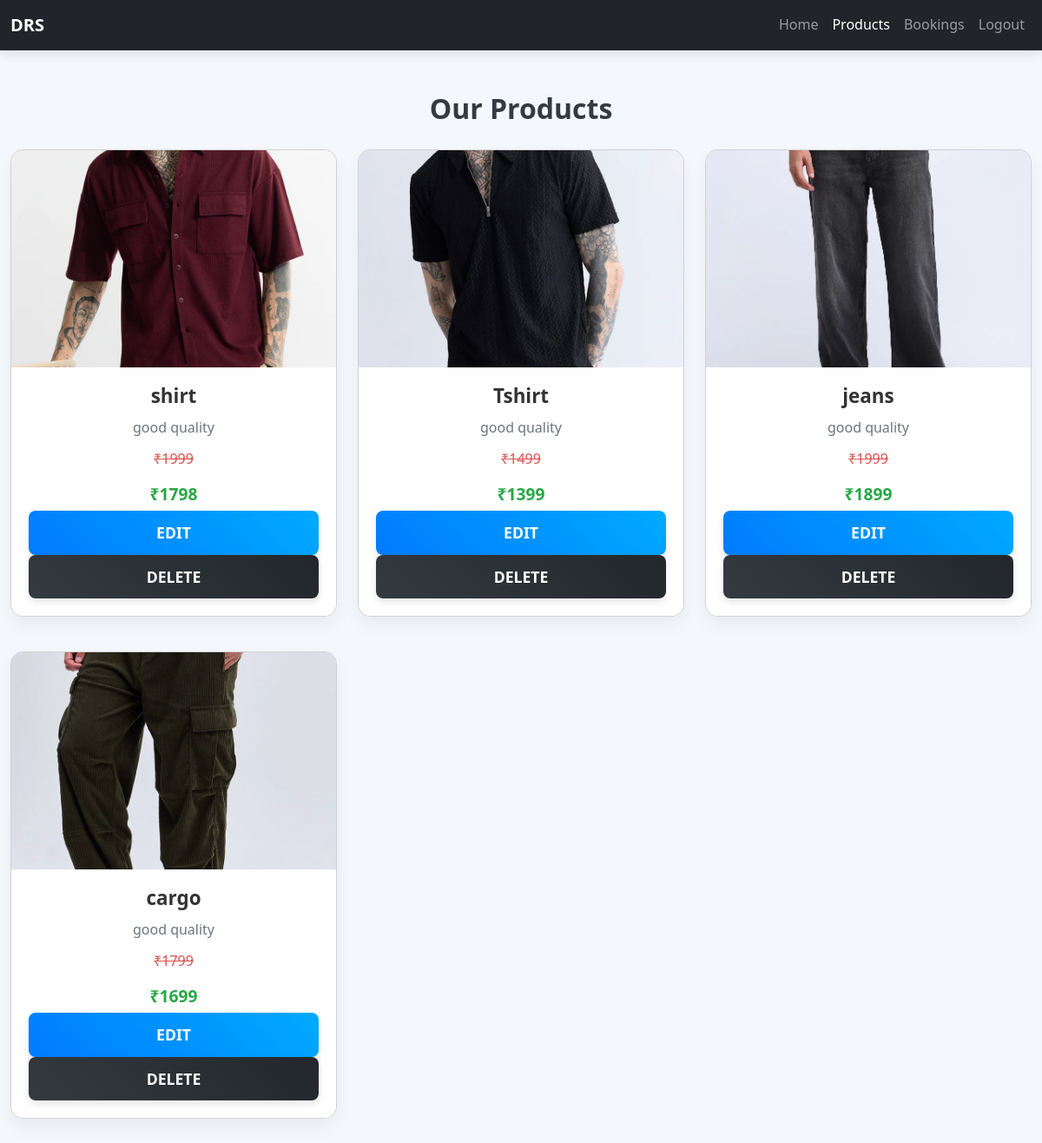
/products (signed in), run on an earlier commit of the app's database.
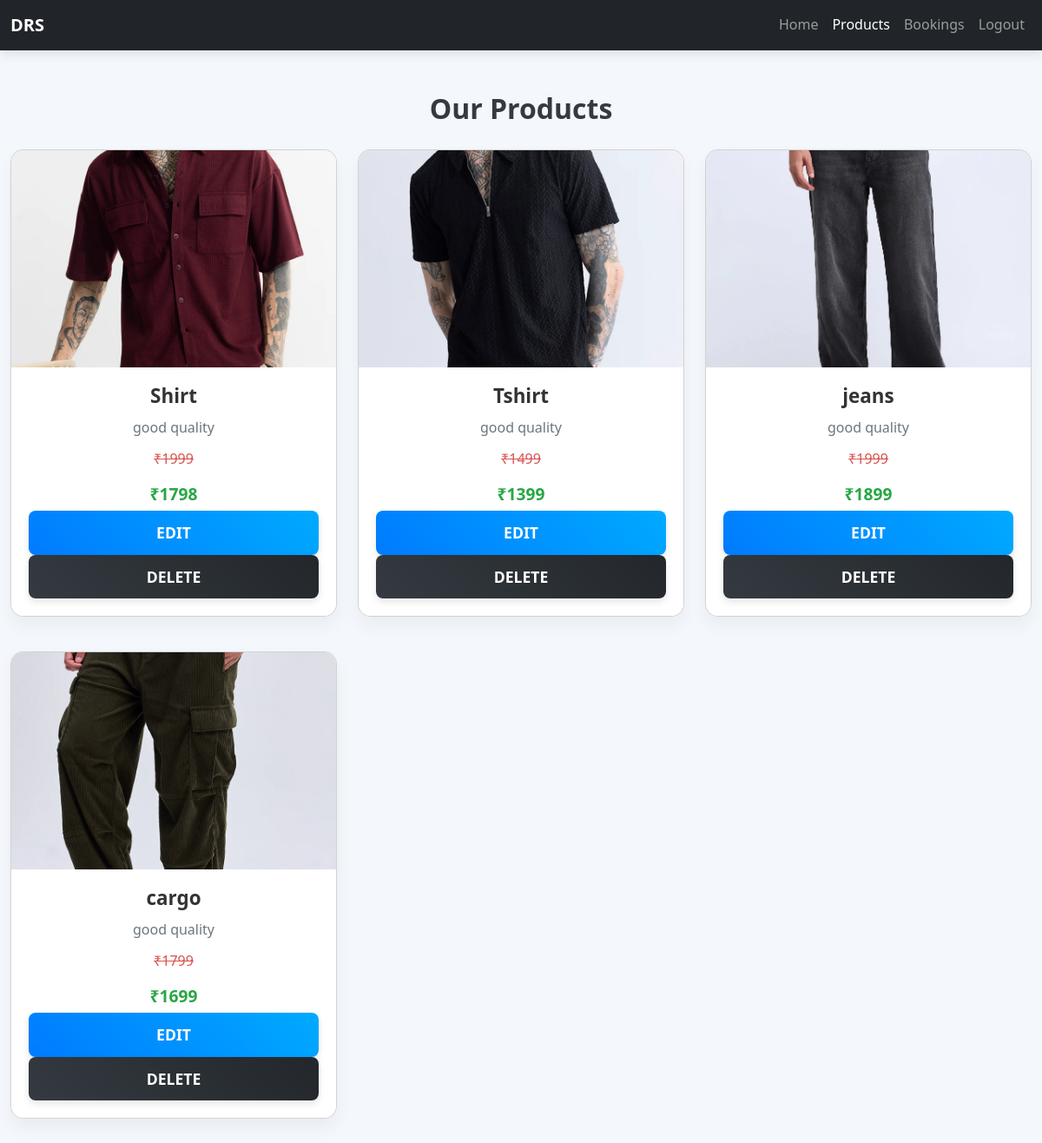
And on a later commit of the database.
### app/models.py (models this page shows)
class Product(models.Model):
    pro_id=models.TextField()
    name=models.TextField()
    price=models.IntegerField()
    ofr_price=models.IntegerField()
    img=models.FileField()
    dis=models.TextField()

### app/views.py (the view)
# urls.py: path('products',views.products),
def products(req):
    if 'drs_shop' in req.session:
        data=Product.objects.all()
        return render(req,'shop/Products.html',{'data':data})
    else:
        return redirect(shp_login)

### templates/shop/Products.html (shortened to what this page needs)
<!DOCTYPE html>
<html lang="en">
<head>
    <link href="https://cdn.jsdelivr.net/npm/bootstrap@5.3.3/dist/css/bootstrap.min.css" rel="stylesheet">
</head>
<body>
    <nav class="navbar navbar-expand-lg navbar-dark bg-dark">
        <div class="container">
            <a class="navbar-brand" href="#">DRS</a>
            <div class="collapse navbar-collapse" id="navbarNav">
                <ul class="navbar-nav ms-auto">
                    <li class="nav-item"><a class="nav-link" href="shp_home">Home</a></li>
                    <li class="nav-item"><a class="nav-link active" href="#">Products</a></li>
                    <li class="nav-item"><a class="nav-link" href="bookings">Bookings</a></li>
                    <li class="nav-item"><a class="nav-link" href="shp_logout">Logout</a></li>
                </ul>
            </div>
        </div>
    </nav>
    <div class="container py-5">
        <h2>Our Products</h2>
        <div class="row">
          {% for product in data %}
          <div class="col-lg-4 col-md-6 col-sm-12">
            <div class="card">
              <img class="card-img-top" src="{{product.img.url}}" alt="Product image">
              <div class="card-body">
                <h4 class="card-title">{{product.name}}</h4>
                <p class="card-text">{{product.dis}}</p>
                <div class="price-section">
                    <p class="original-price">₹{{product.price}}</p>
                    <h4 class="offer-price">₹{{product.ofr_price}}</h4>
                </div>
                <a href="edit_prod/{{product.pk}}" class="btn btn-primary">Edit</a>
                <a href="delete_prod/{{product.pk}}" class="btn btn-dark">Delete</a>
              </div>
            </div>
          </div>
          {% endfor %}
        </div>
    </div>
</body>
</html>

What changed in the data, as far as the page shows it:
changed Product: name "shirt" → "Shirt"
